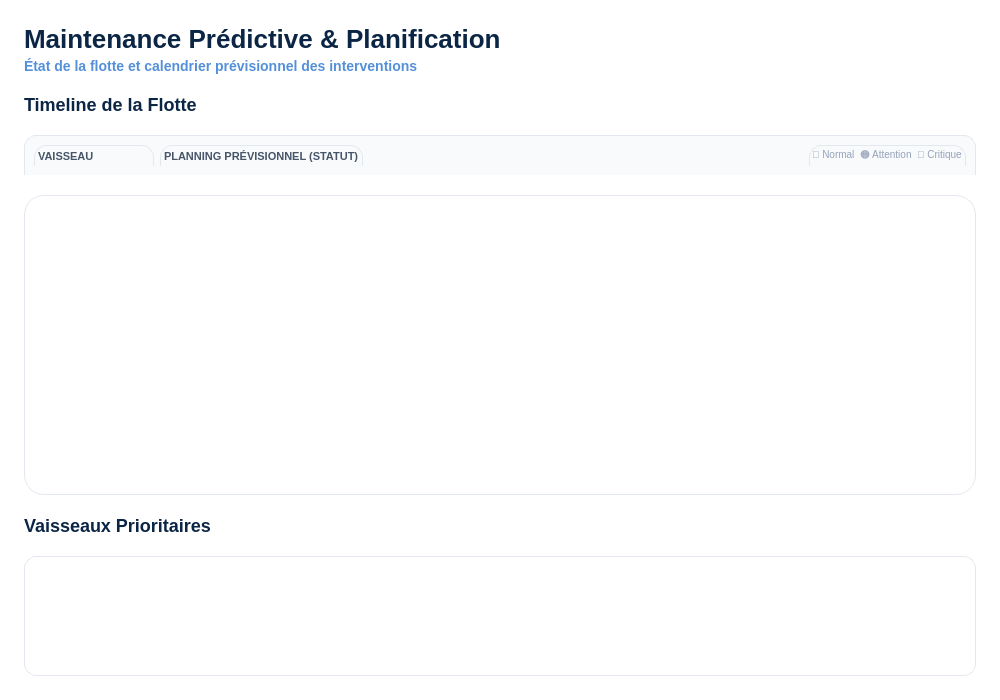
<?xml version="1.0" encoding="UTF-8"?>
<ui version="4.0">
 <class>MaintenancePage</class>
 <widget class="QWidget" name="MaintenancePage">
  <property name="geometry">
   <rect>
    <x>0</x>
    <y>0</y>
    <width>1000</width>
    <height>700</height>
   </rect>
  </property>
  <property name="styleSheet">
   <string>background: transparent;</string>
  </property>
  <layout class="QVBoxLayout" name="rootLayout">
   <property name="spacing">
    <number>20</number>
   </property>
   <property name="leftMargin">
    <number>24</number>
   </property>
   <property name="topMargin">
    <number>24</number>
   </property>
   <property name="rightMargin">
    <number>24</number>
   </property>
   <property name="bottomMargin">
    <number>24</number>
   </property>
   <item>
    <widget class="QWidget" name="headerWidget" native="true">
     <layout class="QVBoxLayout" name="headerLayout">
      <property name="spacing">
       <number>4</number>
      </property>
      <property name="leftMargin">
       <number>0</number>
      </property>
      <property name="topMargin">
       <number>0</number>
      </property>
      <property name="rightMargin">
       <number>0</number>
      </property>
      <property name="bottomMargin">
       <number>0</number>
      </property>
      <item>
       <widget class="QLabel" name="lblTitle">
        <property name="styleSheet">
         <string>font-size: 26px; font-weight: 700; color: #0B2545;</string>
        </property>
        <property name="text">
         <string>Maintenance Prédictive &amp; Planification</string>
        </property>
       </widget>
      </item>
      <item>
       <widget class="QLabel" name="lblSubtitle">
        <property name="styleSheet">
         <string>font-size: 14px; color: #5390D9; font-weight: 600;</string>
        </property>
        <property name="text">
         <string>État de la flotte et calendrier prévisionnel des interventions</string>
        </property>
       </widget>
      </item>
     </layout>
    </widget>
   </item>
   <item>
    <widget class="QLabel" name="lblGanttTitle">
     <property name="styleSheet">
      <string>font-size: 18px; font-weight: 700; color: #0B2545;</string>
     </property>
     <property name="text">
      <string>Timeline de la Flotte</string>
     </property>
    </widget>
   </item>
   <item>
    <widget class="QFrame" name="ganttHeader">
     <property name="minimumSize">
      <size>
       <width>0</width>
       <height>40</height>
      </size>
     </property>
     <property name="styleSheet">
      <string>background: #F8FAFC; border-top-left-radius: 12px; border-top-right-radius: 12px; border: 1px solid #E3E8EE; border-bottom: none;</string>
     </property>
     <layout class="QHBoxLayout" name="ganttHeaderLayout">
      <item>
       <widget class="QLabel" name="lblH1">
        <property name="minimumSize">
         <size>
          <width>120</width>
          <height>0</height>
         </size>
        </property>
        <property name="styleSheet">
         <string>font-weight: 700; color: #475569; font-size: 11px;</string>
        </property>
        <property name="text">
         <string>VAISSEAU</string>
        </property>
       </widget>
      </item>
      <item>
       <widget class="QLabel" name="lblH2">
        <property name="styleSheet">
         <string>font-weight: 700; color: #475569; font-size: 11px;</string>
        </property>
        <property name="text">
         <string>PLANNING PRÉVISIONNEL (STATUT)</string>
        </property>
       </widget>
      </item>
      <item>
       <spacer name="horizontalSpacer_3">
        <property name="orientation">
         <enum>Qt::Horizontal</enum>
        </property>
        <property name="sizeHint" stdset="0">
         <size>
          <width>40</width>
          <height>20</height>
         </size>
        </property>
       </spacer>
      </item>
      <item>
       <widget class="QLabel" name="lblLegend">
        <property name="styleSheet">
         <string>font-size: 10px; color: #94A3B8;</string>
        </property>
        <property name="text">
         <string>🔵 Normal  🟠 Attention  🔴 Critique</string>
        </property>
       </widget>
      </item>
     </layout>
    </widget>
   </item>
   <item>
    <widget class="QScrollArea" name="ganttScrollArea">
     <property name="minimumSize">
      <size>
       <width>0</width>
       <height>300</height>
      </size>
     </property>
     <property name="frameShape">
      <enum>QFrame::NoFrame</enum>
     </property>
     <property name="widgetResizable">
      <bool>true</bool>
     </property>
     <widget class="QWidget" name="ganttScrollContents">
      <layout class="QVBoxLayout" name="ganttScrollLayout">
       <property name="spacing">
        <number>0</number>
       </property>
       <property name="leftMargin">
        <number>0</number>
       </property>
       <property name="topMargin">
        <number>0</number>
       </property>
       <property name="rightMargin">
        <number>0</number>
       </property>
       <property name="bottomMargin">
        <number>0</number>
       </property>
       <item>
        <widget class="QFrame" name="ganttCard">
         <property name="styleSheet">
          <string>background: white; border-radius: 20px; border: 1px solid #E3E8EE;</string>
         </property>
         <layout class="QVBoxLayout" name="ganttContainerLayout"/>
        </widget>
       </item>
      </layout>
     </widget>
    </widget>
   </item>
   <item>
    <widget class="QLabel" name="lblTableTitle">
     <property name="styleSheet">
      <string>font-size: 18px; font-weight: 700; color: #0B2545;</string>
     </property>
     <property name="text">
      <string>Vaisseaux Prioritaires</string>
     </property>
    </widget>
   </item>
   <item>
    <widget class="QTableView" name="tableView">
     <property name="styleSheet">
      <string>QTableView { background: white; color: #1E293B; border: 1px solid #E3E8EE; border-radius: 12px; gridline-color: #F1F5F9; selection-background-color: #EAF1FF; } QHeaderView::section { background: #F8FAFC; border: none; padding: 10px; font-weight: 600; color: #475569; }</string>
     </property>
    </widget>
   </item>
   <item>
    <spacer name="verticalSpacer">
     <property name="orientation">
      <enum>Qt::Vertical</enum>
     </property>
     <property name="sizeHint" stdset="0">
      <size>
       <width>20</width>
       <height>40</height>
      </size>
     </property>
    </spacer>
   </item>
  </layout>
 </widget>
 <resources/>
 <connections/>
</ui>
